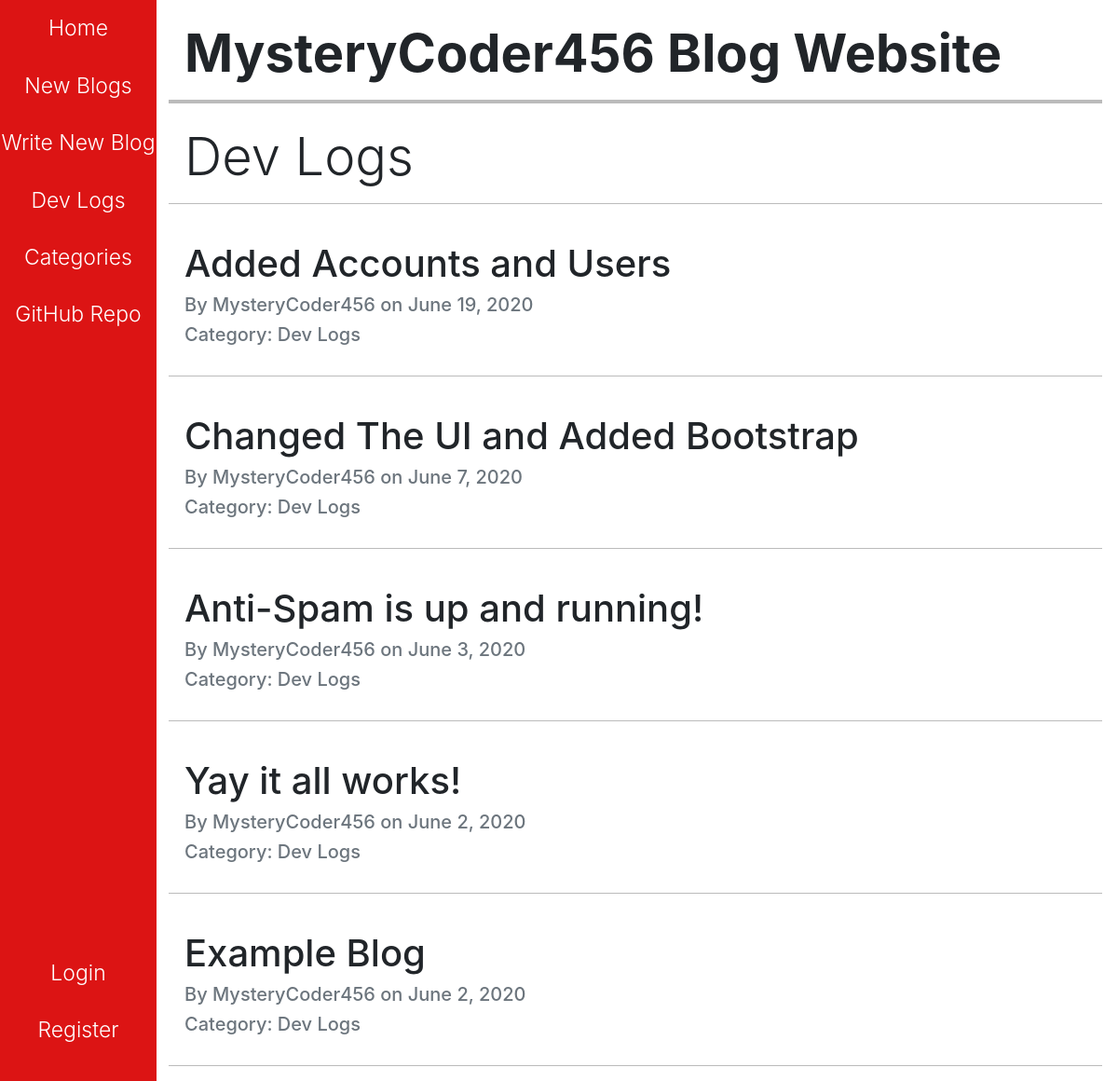
Screenshot of /dev/ with the database file from the repository.
### blog/models.py (models this page shows, shortened)
class Blog(VoteModel, models.Model):
    blog_list = models.ForeignKey(BlogList, on_delete=models.CASCADE)
    title = models.CharField(max_length=100)
    author = models.CharField(max_length=150)
    creation_date = models.DateField()
    content = models.TextField(
        max_length=500,
        blank=True,
        validators=[MaxLengthValidator(500)]
    )

class BlogList(models.Model):
    name = models.CharField(max_length=50)

### blog/views.py (the view)
# urls.py: path("dev/", views.dev_logs, name="dev_logs"),
def dev_logs(request):
    dev_set = reversed(BlogList.objects.get(name="Dev Logs").blog_set.all())
    return render(request, "blog/dev.html", {"dev_set": dev_set})

### blog/templates/blog/dev.html (shortened to what this page needs)
{% extends 'blog/base.html' %}
{% block heading %}
    Dev Logs
{% endblock %}
{% block main %}
    {% for blog in dev_set %}
        <hr style="height: 1px;">
        <br>
        <h1 class="blog-title"><a href="{% url 'blog_detail' blog.title %}">{{blog.title}}</a></h1>
        <div class="pb-2" style="line-height: 0.1rem;">
            <h5 class="text-muted">By {{blog.author}} on {{blog.creation_date}}</h5>
            <h5 class="text-muted">Category: {{blog.blog_list.name}}</h5>
        </div>
    {% endfor %}
    <hr style="height: 1px;">
{% endblock %}

### blog/static/blog/styles.css (style rules this page uses)
:root { --sidebar-width: 14%; --sidebar-font-size: 23px; }
html { font-family: Montserrat, Helvetica, Arial; }
.blog-title a { text-decoration: none; color: inherit; }
hr { position: relative; left: -17px; background-color: #BBBBBB; border: none; width: 100%; }

### rows the page displays
Blog: title "Added Accounts and Users", author "MysteryCoder456", creation_date "June 19, 2020", blog_list.name "Dev Logs"
Blog: title "Changed The UI and Added Bootstrap", author "MysteryCoder456", creation_date "June 7, 2020", blog_list.name "Dev Logs"
Blog: title "Anti-Spam is up and running!", author "MysteryCoder456", creation_date "June 3, 2020", blog_list.name "Dev Logs"
Blog: title "Yay it all works!", author "MysteryCoder456", creation_date "June 2, 2020", blog_list.name "Dev Logs"
Blog: title "Example Blog", author "MysteryCoder456", creation_date "June 2, 2020", blog_list.name "Dev Logs"
